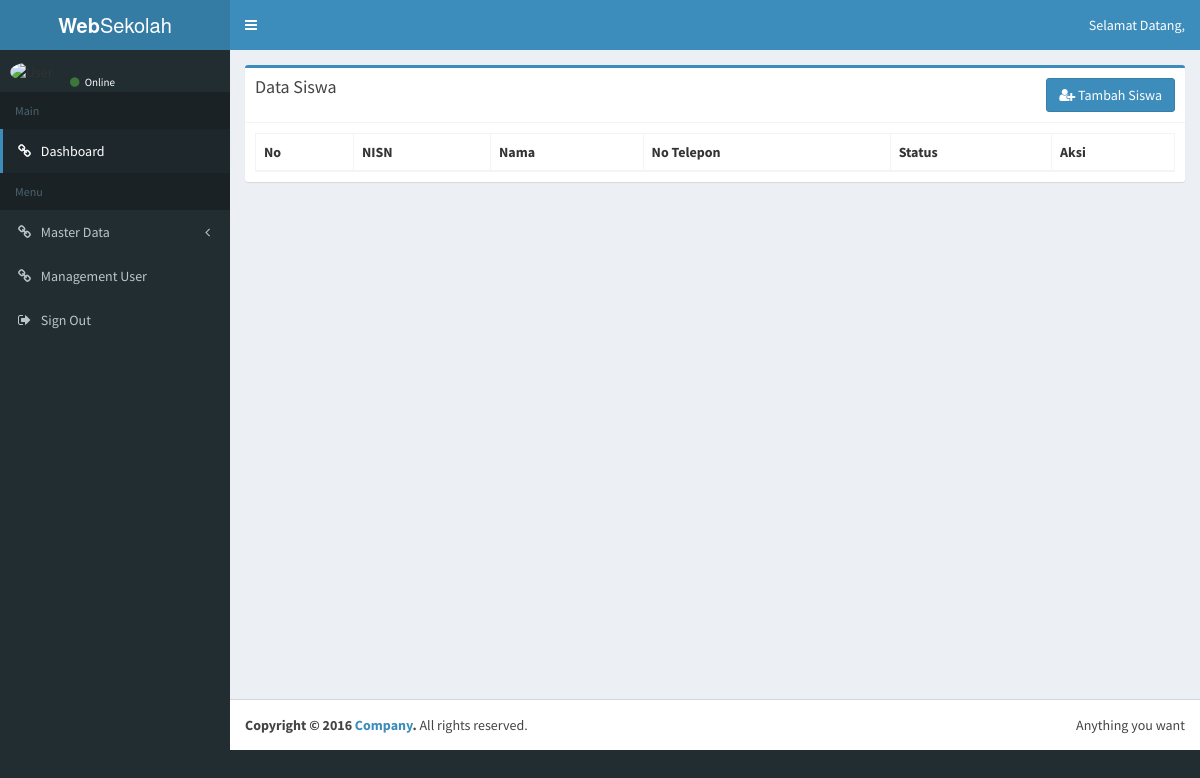
Page /index.php/admin/guru on the earlier database version.
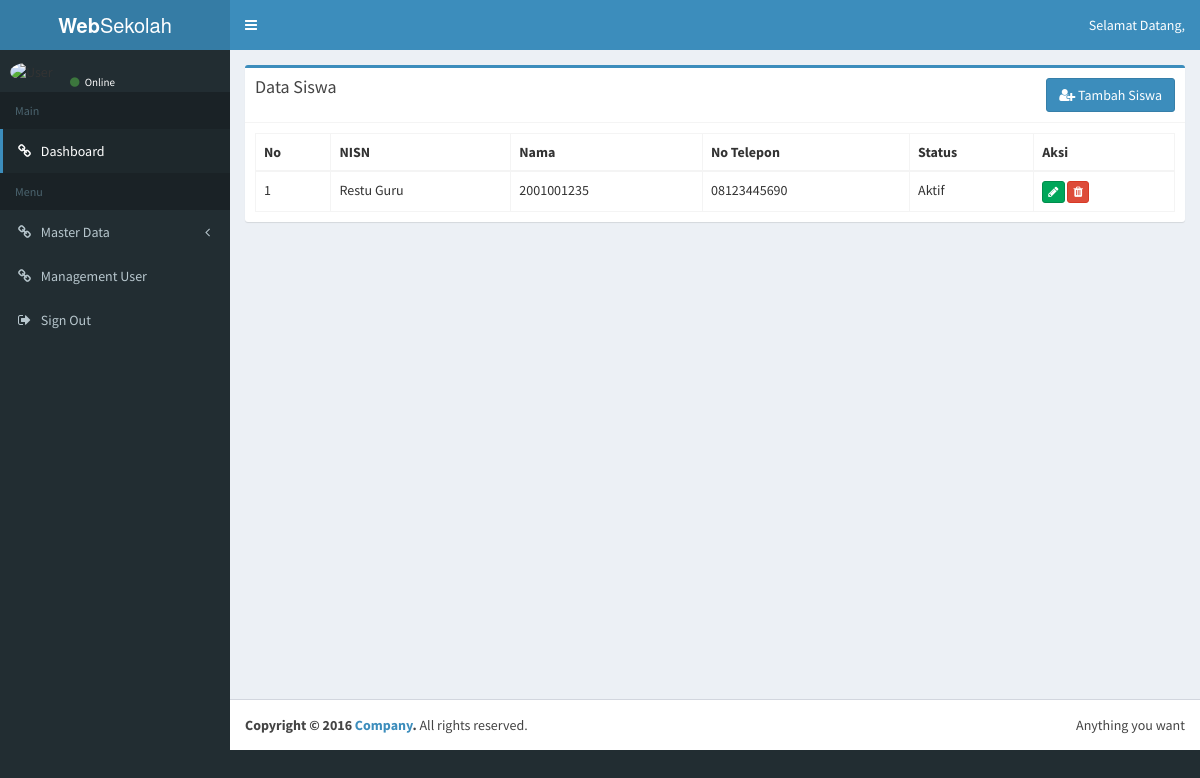
Same page on the later database version.
### tables this page shows
CREATE TABLE `tb_guru` (
  `id_guru` int(11) NOT NULL,
  `nip` varchar(16) NOT NULL,
  `nama` varchar(128) NOT NULL,
  `no_telp` varchar(16) NOT NULL,
  `jenis_kelamin` varchar(16) NOT NULL,
  `agama` varchar(16) NOT NULL,
  `tempat_lahir` varchar(64) NOT NULL,
  `tanggal_lahir` date NOT NULL,
  `alamat` varchar(128) NOT NULL,
  `status` varchar(16) NOT NULL,
  `password` varchar(128) NOT NULL,
  `image` varchar(128) NOT NULL,
  `id_role` int(11) NOT NULL,
  `date_added` datetime NOT NULL
);

### application/controllers/admin/guru.php (called while the page is built, shortened)
<?php
class Guru extends CI_Controller
{
	public function __construct()
	{
		$this->load->model('Model_guru');
	}
	public function index()
	{
		$data['user'] = $this->db->get_where('tb_user', ['username' => $this->session->userdata('username')])->row_array();
		$data['dataguru'] = $this->Model_guru->getalldata();
		$data['title'] = 'Data Guru';
		$this->load->view('admin/layout/header', $data);
		$this->load->view('admin/layout/topbar', $data);
		$this->load->view('admin/layout/sidebar', $data);
		$this->load->view('admin/guru/guru', $data);
		$this->load->view('admin/layout/footer', $data);
	}
}

### index.php (called while the page is built, shortened)
<?php
require_once BASEPATH.'core/CodeIgniter.php';

### application/models/Model_guru.php (called while the page is built, shortened)
<?php
class Model_guru extends CI_Model
{
	public function getalldata()
	{
		return $this->db->get('tb_guru')->result_array();
	}
}

### application/views/admin/guru/guru.php (the view, shortened to what this page needs)
<div class="content-wrapper">
  <section class="content">
    <div class="box box-primary">
      <div class="box-header with-border">
        <h3 class="box-title">Data Siswa</h3>
        <a href="<?= base_url(); ?>admin/guru/tambahguru" class="btn btn-primary pull-right"><i class="fa fa-user-plus"></i> Tambah Siswa</a>
      </div>
      <div class="box-body">
        <table id="example1" class="table table-bordered">
         <thead>
          <tr>
            <th>No</th>
            <th>NISN</th>
            <th>Nama</th>
            <th>No Telepon</th>
            <th>Status</th>
            <th>Aksi</th>
          </tr>
        </thead>
        <tbody>
          <?php
          $no = 1;
          foreach($dataguru as $guru) :
            ?>
            <tr>
              <td><?= $no++; ?></td>
              <td><?= $guru['nama']; ?></td>
              <td><?= $guru['nip']; ?></td>
              <td><?= $guru['no_telp']; ?></td>
              <td><?= $guru['status']; ?></td>
              <td>
                <a href="<?=  base_url(); ?>admin/guru/editguru/<?= $guru['id_guru']; ?>" class="btn btn-success btn-xs"><i class="fa fa-pencil"></i></a>
                <a href="<?=  base_url(); ?>admin/guru/hapusguru/<?= $guru['id_guru']; ?>" class="btn btn-danger btn-xs remove"><i class="fa fa-trash"></i></a>
              </td>
            </tr>
          <?php endforeach; ?>
          </tbody>
        </table>
      </div>
    </div>
  </section>
</div>

### application/views/admin/layout/header.php (shortened to what this page needs)
<!DOCTYPE html>
<html>
<head>
  <link rel="stylesheet" href="<?= base_url(); ?>assets/bower_components/bootstrap/dist/css/bootstrap.min.css">
  <link rel="stylesheet" href="<?= base_url(); ?>assets/bower_components/font-awesome/css/font-awesome.min.css">
  <link rel="stylesheet" href="<?= base_url(); ?>assets/bower_components/Ionicons/css/ionicons.min.css">
  <link rel="stylesheet" href="<?= base_url(); ?>assets/dist/css/AdminLTE.min.css">
  <link rel="stylesheet" href="<?= base_url(); ?>assets/dist/css/skins/skin-blue.min.css">
  <link rel="stylesheet" href="<?= base_url(); ?>assets/bower_components/datatables.net-bs/css/dataTables.bootstrap.min.css">
  <link rel="stylesheet" href="<?= base_url('assets/'); ?>bower_components/bootstrap-daterangepicker/daterangepicker.css">
  <link rel="stylesheet" href="<?= base_url('assets/'); ?>bower_components/bootstrap-datepicker/dist/css/bootstrap-datepicker.min.css">
</head>
<body class="hold-transition skin-blue fixed">
<div class="wrapper">

### application/views/admin/layout/topbar.php (shortened to what this page needs)
<header class="main-header">
  <a href="index2.html" class="logo">
    <span class="logo-lg"><b>Web</b>Sekolah</span>
  </a>
  <nav class="navbar navbar-static-top" role="navigation">
    <a href="#" class="sidebar-toggle" data-toggle="push-menu" role="button">
    </a>
    <div class="navbar-custom-menu">
      <ul class="nav navbar-nav">
        <li class="dropdown user user-menu">
          <a href="#" class="dropdown-toggle" data-toggle="dropdown">
            <span class="hidden-xs">Selamat Datang, <b><?= $user['nama']; ?></b></span>
          </a>
        </li>
      </ul>
    </div>
  </nav>
</header>

### application/views/admin/layout/sidebar.php (shortened to what this page needs)
<aside class="main-sidebar">
  <section class="sidebar">
    <div class="user-panel">
      <div class="pull-left image">
        <img src="<?= base_url(); ?>assets/img/profile/<?= $user['image']; ?>" class="img-circle" alt="User Image">
      </div>
      <div class="pull-left info">
        <a href="#"><i class="fa fa-circle text-success"></i> Online</a>
      </div>
    </div>
    <ul class="sidebar-menu" data-widget="tree">
      <li class="header">Main</li>
      <li class="active"><a href="<?= base_url(); ?>admin/dashboard"><i class="fa fa-link"></i> <span>Dashboard</span></a></li>
      <li class="header">Menu</li>
      <li class="treeview">
        <a href="#"><i class="fa fa-link"></i> <span>Master Data</span>
          <span class="pull-right-container">
            <i class="fa fa-angle-left pull-right"></i>
          </span>
        </a>
      </li>
      <li><a href="<?= base_url(); ?>admin/user"><i class="fa fa-link"></i> <span>Management User</span></a></li>
      <li><a href="<?= base_url(); ?>admin/login/logout_admin"><i class="fa fa-sign-out"></i> <span>Sign Out</span></a></li>
    </ul>
  </section>
</aside>

### application/views/admin/layout/footer.php (shortened to what this page needs)
<footer class="main-footer">
  <div class="pull-right hidden-xs">
    Anything you want
  </div>
  <strong>Copyright &copy; 2016 <a href="#">Company</a>.</strong> All rights reserved.
</footer>
</div>
   </body>
   </html>

Differences in the rows shown:
added tb_guru: nama "Restu Guru", nip "2001001235", no_telp "08123445690", status "Aktif"
